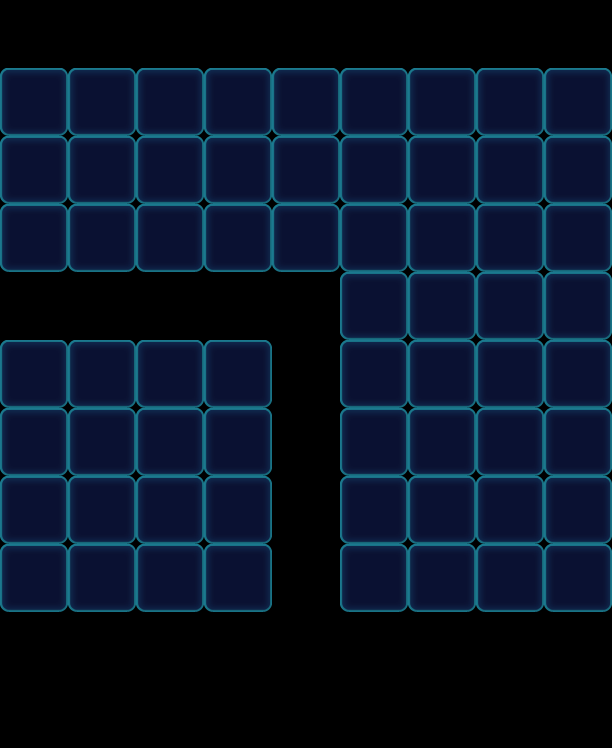

This is a level from a 2D game, rendered from its Tiled map with the project's own tilesets. A one-line summary and the map file follow, with tile-layer data summarised:
An orthogonal 9x11 tile map with 68x68 px tiles, 1 tile layer (Valid), 2 tilesets and 45 objects (16x Monster, 16x Haze, 13x Factory_Normal).

<map version="1.0" orientation="orthogonal" width="9" height="11" tilewidth="68" tileheight="68">
 <tileset firstgid="1" name="game_grid1" tilewidth="68" tileheight="68">
  <image source="game_grid1.png" width="68" height="68" />
 </tileset>
 <tileset firstgid="2" name="map" tilewidth="68" tileheight="68">
  <image source="map.png" width="1024" height="1024" />
 </tileset>
 <layer name="Valid" width="9" height="11">
  <data>[99 cells, 63 non-empty, 1 distinct tile ids]</data>
 </layer>
 <objectgroup name="BottomObj" width="9" height="11" />
 <objectgroup name="MiddleObj" width="9" height="11">
  <object name="45" type="Monster" gid="18" x="136" y="544">
   <properties>
    <property name="Color" value="Pink" />
   </properties>
  </object>
  <object name="45" type="Monster" gid="18" x="0" y="612">
   <properties>
    <property name="Color" value="Pink" />
   </properties>
  </object>
  <object name="45" type="Monster" gid="18" x="136" y="476">
   <properties>
    <property name="Color" value="Pink" />
   </properties>
  </object>
  <object name="45" type="Monster" gid="18" x="204" y="408">
   <properties>
    <property name="Color" value="Pink" />
   </properties>
  </object>
  <object name="45" type="Monster" gid="18" x="68" y="544">
   <properties>
    <property name="Color" value="Pink" />
   </properties>
  </object>
  <object name="54" type="Monster" gid="3" x="136" y="408">
   <properties>
    <property name="Color" value="Green" />
   </properties>
  </object>
  <object name="65" type="Monster" gid="19" x="0" y="476">
   <properties>
    <property name="Color" value="Yellow" />
   </properties>
  </object>
  <object name="32" type="Monster" gid="2" x="68" y="408">
   <properties>
    <property name="Color" value="Blue" />
   </properties>
  </object>
  <object name="75" type="Monster" gid="17" x="0" y="544">
   <properties>
    <property name="Color" value="Purple" />
   </properties>
  </object>
  <object name="75" type="Monster" gid="17" x="204" y="476">
   <properties>
    <property name="Color" value="Purple" />
   </properties>
  </object>
  <object name="65" type="Monster" gid="19" x="204" y="544">
   <properties>
    <property name="Color" value="Yellow" />
   </properties>
  </object>
  <object name="54" type="Monster" gid="3" x="68" y="612">
   <properties>
    <property name="Color" value="Green" />
   </properties>
  </object>
  <object name="32" type="Monster" gid="2" x="136" y="612">
   <properties>
    <property name="Color" value="Blue" />
   </properties>
  </object>
  <object name="45" type="Monster" gid="18" x="68" y="476">
   <properties>
    <property name="Color" value="Pink" />
   </properties>
  </object>
  <object name="45" type="Monster" gid="18" x="204" y="612">
   <properties>
    <property name="Color" value="Pink" />
   </properties>
  </object>
  <object name="45" type="Monster" gid="18" x="0" y="408">
   <properties>
    <property name="Color" value="Pink" />
   </properties>
  </object>
 </objectgroup>
 <objectgroup color="#000000" name="TopObj" width="9" height="11">
  <object name="10" type="Factory_Normal" x="0" y="0" width="68" height="68">
   <properties>
    <property name="FactoryColorsConfig" value="Purple,Blue,Green,Yellow,Orange" />
   </properties>
  </object>
  <object name="10" type="Factory_Normal" x="68" y="0" width="68" height="68">
   <properties>
    <property name="FactoryColorsConfig" value="Purple,Blue,Green,Yellow,Orange" />
   </properties>
  </object>
  <object name="10" type="Factory_Normal" x="136" y="0" width="68" height="68">
   <properties>
    <property name="FactoryColorsConfig" value="Purple,Blue,Green,Yellow,Orange" />
   </properties>
  </object>
  <object name="10" type="Factory_Normal" x="204" y="0" width="68" height="68">
   <properties>
    <property name="FactoryColorsConfig" value="Purple,Blue,Green,Yellow,Orange" />
   </properties>
  </object>
  <object name="10" type="Factory_Normal" x="272" y="0" width="68" height="68">
   <properties>
    <property name="FactoryColorsConfig" value="Purple,Blue,Green,Yellow,Orange" />
   </properties>
  </object>
  <object name="10" type="Factory_Normal" x="340" y="0" width="68" height="68">
   <properties>
    <property name="FactoryColorsConfig" value="Purple,Blue,Green,Yellow,Orange" />
   </properties>
  </object>
  <object name="10" type="Factory_Normal" x="476" y="0" width="68" height="68">
   <properties>
    <property name="FactoryColorsConfig" value="Purple,Blue,Green,Yellow,Orange" />
   </properties>
  </object>
  <object name="10" type="Factory_Normal" x="408" y="0" width="68" height="68">
   <properties>
    <property name="FactoryColorsConfig" value="Purple,Blue,Green,Yellow,Orange" />
   </properties>
  </object>
  <object name="10" type="Factory_Normal" x="544" y="0" width="68" height="68">
   <properties>
    <property name="FactoryColorsConfig" value="Purple,Blue,Green,Yellow,Orange" />
   </properties>
  </object>
  <object name="10" type="Factory_Normal" x="0" y="272" width="68" height="68">
   <properties>
    <property name="FactoryColorsConfig" value="Purple,Blue,Green,Yellow,Orange" />
   </properties>
  </object>
  <object name="10" type="Factory_Normal" x="68" y="272" width="68" height="68">
   <properties>
    <property name="FactoryColorsConfig" value="Purple,Blue,Green,Yellow,Orange" />
   </properties>
  </object>
  <object name="10" type="Factory_Normal" x="136" y="272" width="68" height="68">
   <properties>
    <property name="FactoryColorsConfig" value="Purple,Blue,Green,Yellow,Orange" />
   </properties>
  </object>
  <object name="10" type="Factory_Normal" x="204" y="272" width="68" height="68">
   <properties>
    <property name="FactoryColorsConfig" value="Purple,Blue,Green,Yellow,Orange" />
   </properties>
  </object>
 </objectgroup>
 <objectgroup color="#00ff00" name="CeilObj" width="9" height="11">
  <object name="Haze" type="Haze" x="0" y="340" width="68" height="68">
   <properties>
    <property name="HazeLevel" value="1" />
   </properties>
  </object>
  <object name="Haze" type="Haze" x="68" y="340" width="68" height="68">
   <properties>
    <property name="HazeLevel" value="3" />
   </properties>
  </object>
  <object name="Haze" type="Haze" x="136" y="340" width="68" height="68">
   <properties>
    <property name="HazeLevel" value="1" />
   </properties>
  </object>
  <object name="Haze" type="Haze" x="204" y="340" width="68" height="68">
   <properties>
    <property name="HazeLevel" value="3" />
   </properties>
  </object>
  <object name="Haze" type="Haze" x="0" y="408" width="68" height="68">
   <properties>
    <property name="HazeLevel" value="3" />
   </properties>
  </object>
  <object name="Haze" type="Haze" x="68" y="408" width="68" height="68">
   <properties>
    <property name="HazeLevel" value="1" />
   </properties>
  </object>
  <object name="Haze" type="Haze" x="136" y="408" width="68" height="68">
   <properties>
    <property name="HazeLevel" value="3" />
   </properties>
  </object>
  <object name="Haze" type="Haze" x="204" y="408" width="68" height="68">
   <properties>
    <property name="HazeLevel" value="1" />
   </properties>
  </object>
  <object name="Haze" type="Haze" x="0" y="476" width="68" height="68">
   <properties>
    <property name="HazeLevel" value="1" />
   </properties>
  </object>
  <object name="Haze" type="Haze" x="68" y="476" width="68" height="68">
   <properties>
    <property name="HazeLevel" value="3" />
   </properties>
  </object>
  <object name="Haze" type="Haze" x="136" y="476" width="68" height="68">
   <properties>
    <property name="HazeLevel" value="1" />
   </properties>
  </object>
  <object name="Haze" type="Haze" x="204" y="476" width="68" height="68">
   <properties>
    <property name="HazeLevel" value="3" />
   </properties>
  </object>
  </objectgroup>
</map>
<!-- 4 of 45 objects omitted -->
